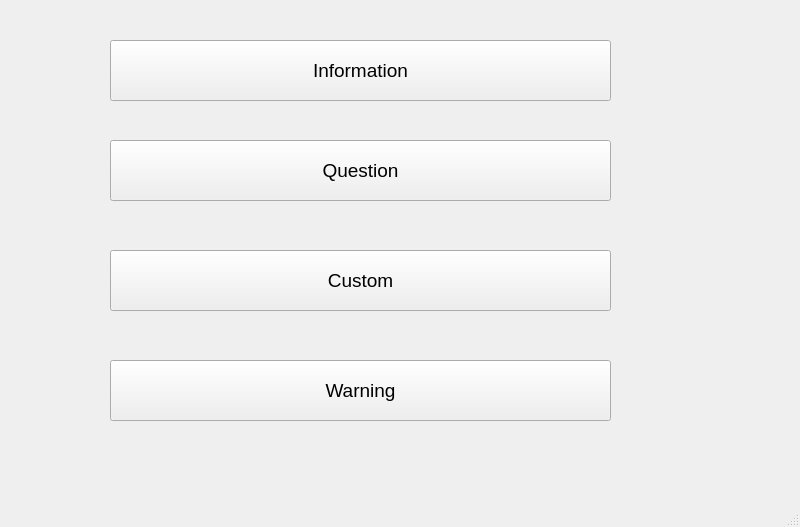
<?xml version="1.0" encoding="UTF-8"?>
<ui version="4.0">
 <class>MainWindow</class>
 <widget class="QMainWindow" name="MainWindow">
  <property name="geometry">
   <rect>
    <x>0</x>
    <y>0</y>
    <width>800</width>
    <height>527</height>
   </rect>
  </property>
  <property name="windowTitle">
   <string>Swathi 212218104167</string>
  </property>
  <widget class="QWidget" name="centralwidget">
   <widget class="QPushButton" name="pushButton">
    <property name="geometry">
     <rect>
      <x>110</x>
      <y>40</y>
      <width>501</width>
      <height>61</height>
     </rect>
    </property>
    <property name="font">
     <font>
      <pointsize>14</pointsize>
      <weight>50</weight>
      <bold>false</bold>
     </font>
    </property>
    <property name="text">
     <string>Information</string>
    </property>
   </widget>
   <widget class="QPushButton" name="pushButton_2">
    <property name="geometry">
     <rect>
      <x>110</x>
      <y>140</y>
      <width>501</width>
      <height>61</height>
     </rect>
    </property>
    <property name="font">
     <font>
      <pointsize>14</pointsize>
      <weight>50</weight>
      <bold>false</bold>
     </font>
    </property>
    <property name="text">
     <string>Question</string>
    </property>
   </widget>
   <widget class="QPushButton" name="pushButton_3">
    <property name="geometry">
     <rect>
      <x>110</x>
      <y>250</y>
      <width>501</width>
      <height>61</height>
     </rect>
    </property>
    <property name="font">
     <font>
      <pointsize>14</pointsize>
      <weight>50</weight>
      <bold>false</bold>
     </font>
    </property>
    <property name="text">
     <string>Custom</string>
    </property>
   </widget>
   <widget class="QPushButton" name="pushButton_4">
    <property name="geometry">
     <rect>
      <x>110</x>
      <y>360</y>
      <width>501</width>
      <height>61</height>
     </rect>
    </property>
    <property name="font">
     <font>
      <pointsize>14</pointsize>
      <weight>50</weight>
      <bold>false</bold>
     </font>
    </property>
    <property name="cursor">
     <cursorShape>PointingHandCursor</cursorShape>
    </property>
    <property name="text">
     <string>Warning</string>
    </property>
   </widget>
  </widget>
  <widget class="QMenuBar" name="menubar">
   <property name="geometry">
    <rect>
     <x>0</x>
     <y>0</y>
     <width>800</width>
     <height>26</height>
    </rect>
   </property>
  </widget>
  <widget class="QStatusBar" name="statusbar"/>
 </widget>
 <resources/>
 <connections/>
</ui>
